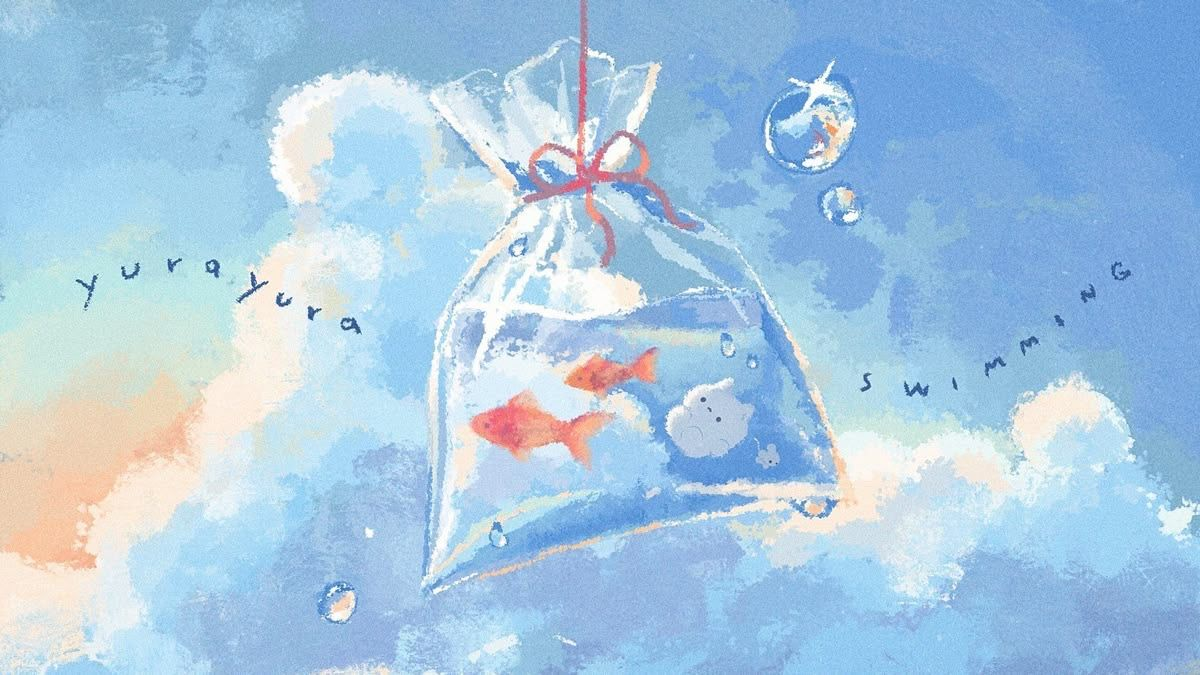
#> input picture python-notebooks/OpenCV/OpenCV_datasets/white_fish.png, 1200 x 675 px
$ python '閾值處理.py'
#> lines starting #> are read from the running program, lines starting #| are printed output that depends on the picture; after the words box and inside, x2 and y2 are one past the last pixel; in counts of white or black regions, pixels touching at a corner belong together
import cv2
import numpy as np


# =========================
# 讀取圖片
# =========================

img = cv2.imread("../OpenCV_datasets/white_fish.png")
#> img is the input picture: shape (675, 1200, 3); mean B, G, R 225.9, 200, 167.7

# =========================
# 轉灰階
# =========================
# 很多影像分析第一步都會轉灰階
#
# 因為：
# - 灰階資料量比較少
# - 不需要考慮顏色
# - 比較容易分析亮度
#
# gray：
# 只剩亮度資訊
gray = cv2.cvtColor(
    img,
    cv2.COLOR_BGR2GRAY
)
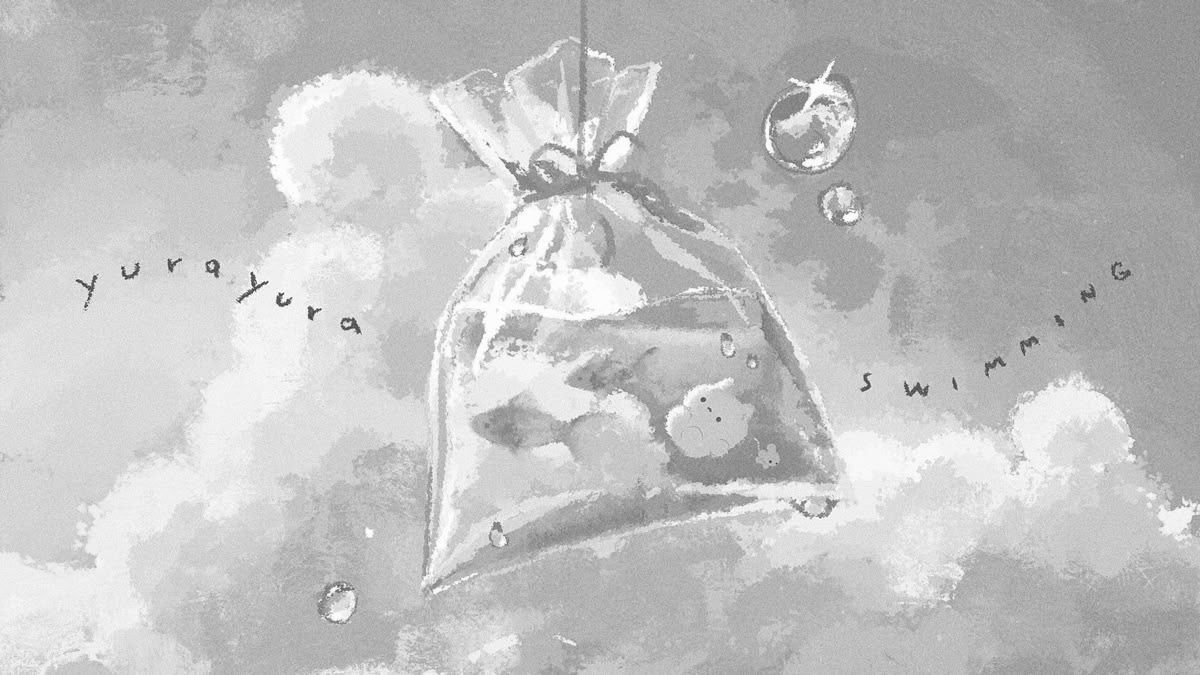
#> gray: shape (675, 1200); min 47, max 255, mean 193.3


# =========================
# 固定閾值二值化
# =========================
# threshold：
# 用一個固定數值切割圖片
#
# 這裡設定：
# 170
#
# 小於 170：
# → 變黑色(0)
#
# 大於等於 170：
# → 變白色(255)
#
# cv2.THRESH_BINARY：
# 使用黑白二值化模式
#
# "_"：
# 第一個回傳值是 threshold 值
# 這邊不需要，所以用 _
_, fixed = cv2.threshold(
    gray,
    170,
    255,
    cv2.THRESH_BINARY
)
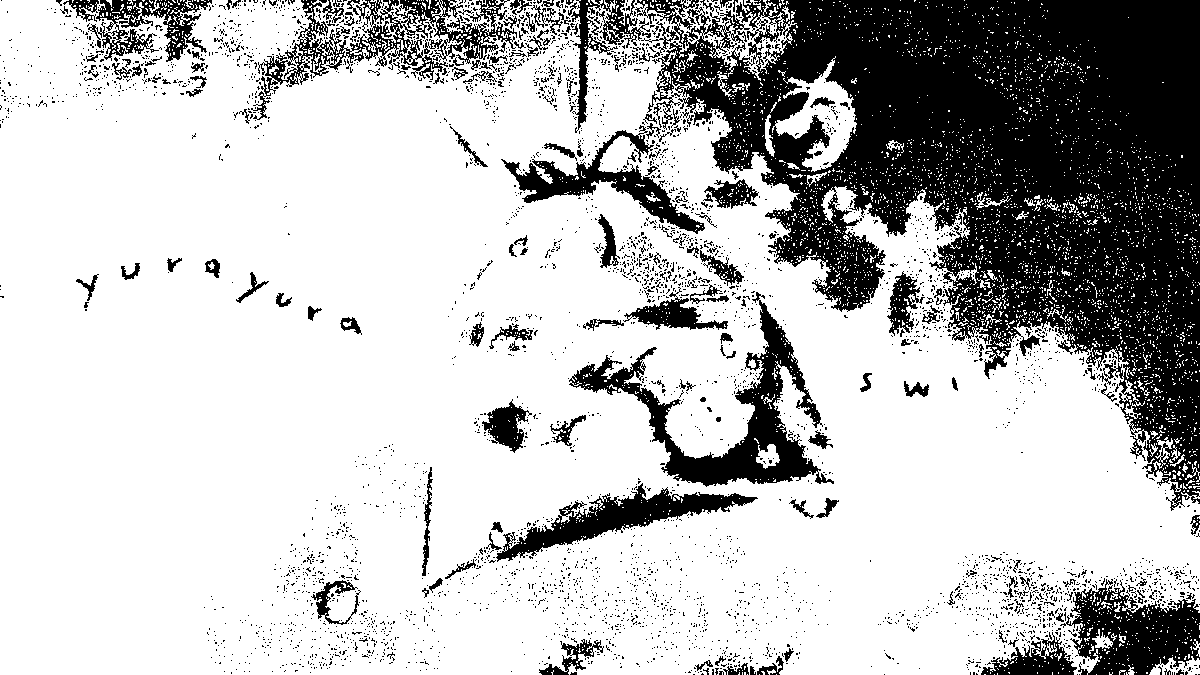
#> fixed: shape (675, 1200); 74.2% white; 4081 black regions (3888 under 20 px), largest, box (x1, y1, x2, y2) and area: (635, 0, 1200, 511) 136597, (569, 292, 834, 487) 11180, (1060, 579, 1200, 675) 7472


# =========================
# Otsu 自動閾值
# =========================
# Otsu：
# OpenCV 會自動幫你找
# 最適合的切割亮度
#
# 所以這邊 threshold 設 0 即可
#
# 適合：
# - 光線較平均
# - 自動化處理
_, otsu = cv2.threshold(
    gray,
    0,
    255,
    cv2.THRESH_BINARY + cv2.THRESH_OTSU
)
#> otsu: shape (675, 1200); 45.7% white; 3552 white regions (3413 under 20 px), largest, box (x1, y1, x2, y2) and area: (0, 39, 763, 675) 256941, (634, 207, 1200, 617) 74651, (311, 598, 545, 675) 6470


# =========================
# 自適應閾值
# =========================
# adaptiveThreshold：
# 每個區域使用不同閾值
#
# 適合：
# - 光線不平均
# - 局部太亮或太暗
# - 文件掃描
#
# cv2.ADAPTIVE_THRESH_GAUSSIAN_C：
# 使用高斯加權計算區域亮度
#
# 31：
# 區域大小(block size)
#
# 9：
# 最後再扣掉的數值
adaptive = cv2.adaptiveThreshold(
    gray,
    255,
    cv2.ADAPTIVE_THRESH_GAUSSIAN_C,
    cv2.THRESH_BINARY,
    31,
    9
)
#> adaptive: shape (675, 1200); 89.2% white; black in thin lines or dots


# =========================
# 顯示圖片
# =========================

# 原始圖片
cv2.imshow(
    "Original",
    cv2.resize(img, (500, 700))
)
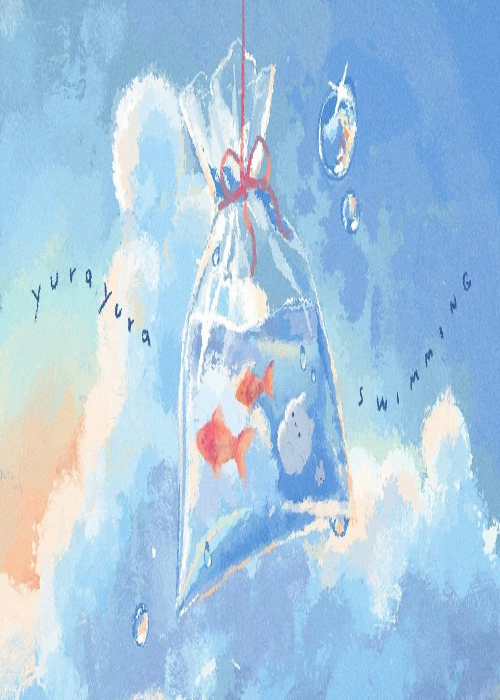
#> window 'Original': shape (700, 500, 3); mean B, G, R 225.7, 199.9, 167.5

# 灰階圖片
cv2.imshow(
    "Gray",
    cv2.resize(gray, (500, 700))
)
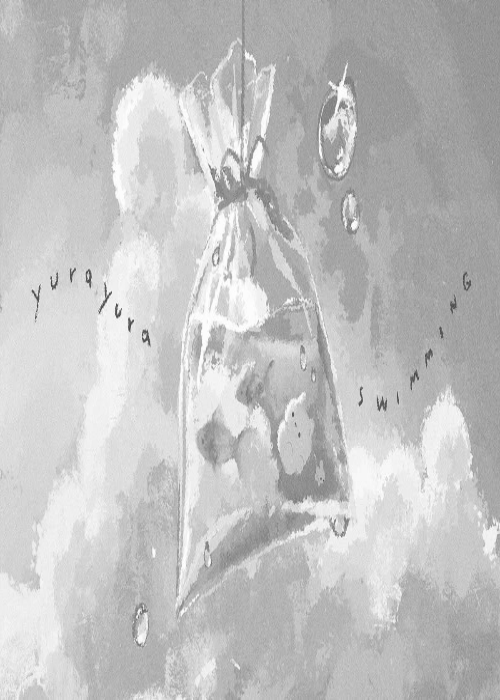
#> window 'Gray': shape (700, 500); min 66, max 255, mean 193.1

# 固定閾值結果
cv2.imshow(
    "Fixed Threshold",
    cv2.resize(fixed, (500, 700))
)
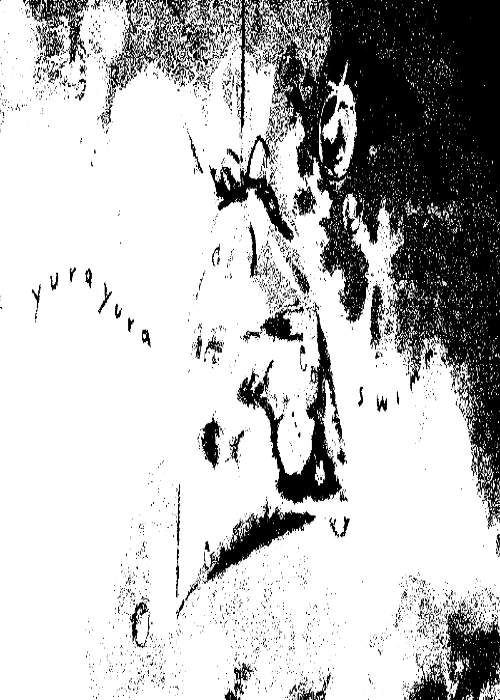
#> window 'Fixed Threshold': shape (700, 500); min 0, max 255, mean 189.2

# Otsu 自動閾值結果
cv2.imshow(
    "Otsu Threshold",
    cv2.resize(otsu, (500, 700))
)
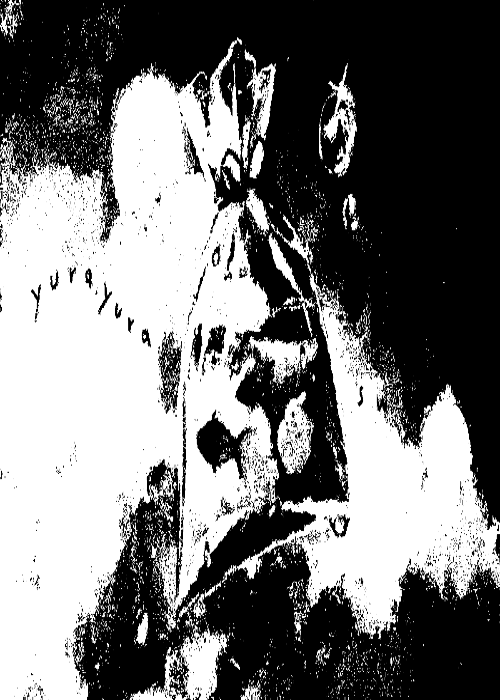
#> window 'Otsu Threshold': shape (700, 500); min 0, max 255, mean 116.5

# 自適應閾值結果
cv2.imshow(
    "Adaptive Threshold",
    cv2.resize(adaptive, (500, 700))
)
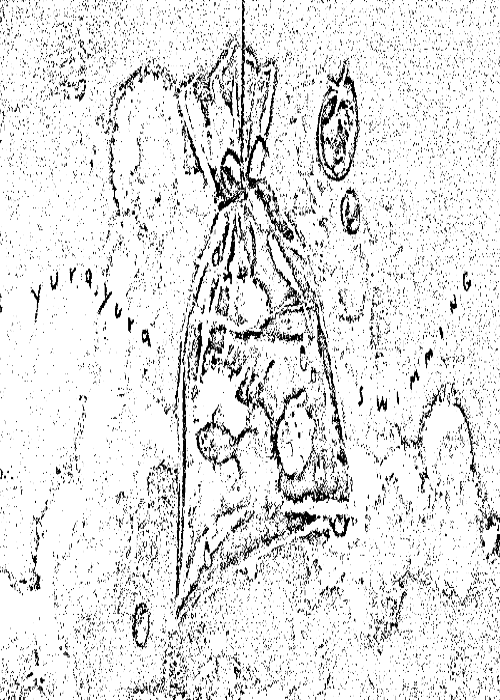
#> window 'Adaptive Threshold': shape (700, 500); min 0, max 255, mean 227.3


# =========================
# 等待鍵盤按鍵
# =========================
cv2.waitKey(0)


# =========================
# 關閉所有 OpenCV 視窗
# =========================
cv2.destroyAllWindows()

$ run again, with python-notebooks/OpenCV/OpenCV_datasets/Jacky_Wu.jpg saved as python-notebooks/OpenCV/OpenCV_datasets/white_fish.png
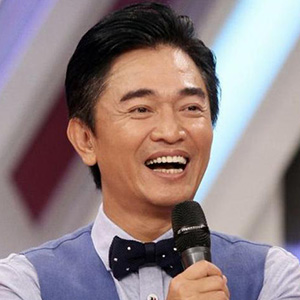
#> input picture python-notebooks/OpenCV/OpenCV_datasets/Jacky_Wu.jpg, 300 x 300 px
#> img is the input picture: shape (300, 300, 3); mean B, G, R 130.1, 128.1, 145
#> `_, fixed = cv2.threshold( gray, 170, 255, cv2.THRESH_BINARY )`:
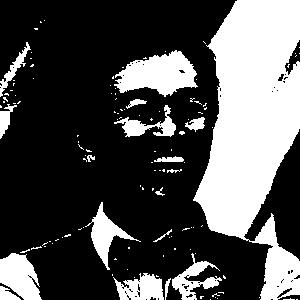
#> fixed: shape (300, 300); 31.4% white; 121 white regions (103 under 20 px), largest, box (x1, y1, x2, y2) and area: (193, 0, 300, 300) 19373, (114, 50, 198, 97) 2384, (0, 253, 42, 300) 1325
#> otsu: shape (300, 300); 68.7% white; 83 black regions (71 under 20 px), largest, box (x1, y1, x2, y2) and area: (7, 0, 240, 300) 23309, (279, 143, 300, 249) 1699, (213, 253, 265, 300) 1395
#> adaptive: shape (300, 300); 82.6% white; 340 black regions (289 under 20 px), largest, box (x1, y1, x2, y2) and area: (95, 12, 236, 300) 6100, (61, 16, 124, 171) 1132, (279, 138, 300, 261) 881
#> `cv2.imshow( "Adaptive Threshold", cv2.resize(adaptive, (500, 700)) )`:
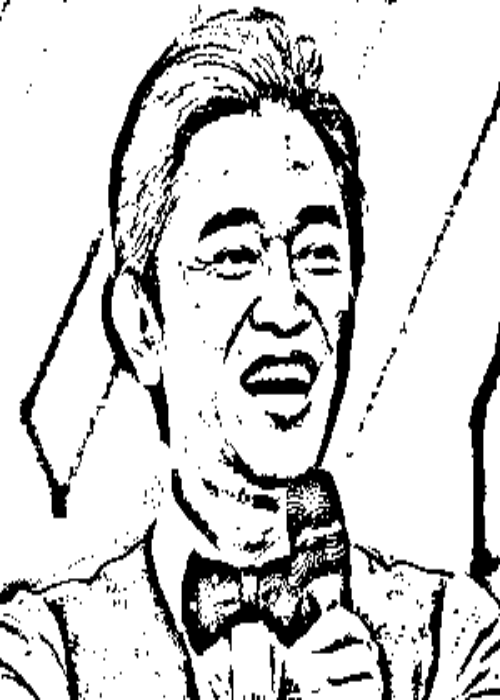
#> window 'Adaptive Threshold': shape (700, 500); min 0, max 255, mean 210.5
